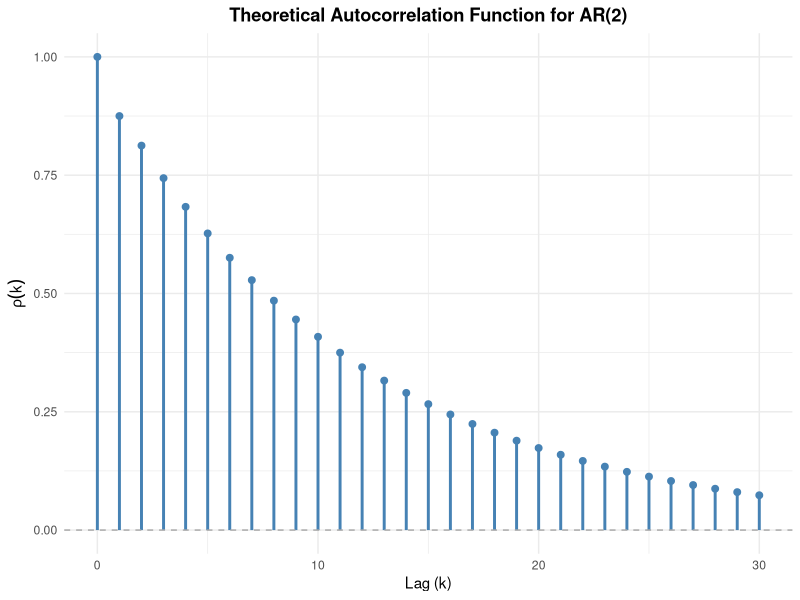
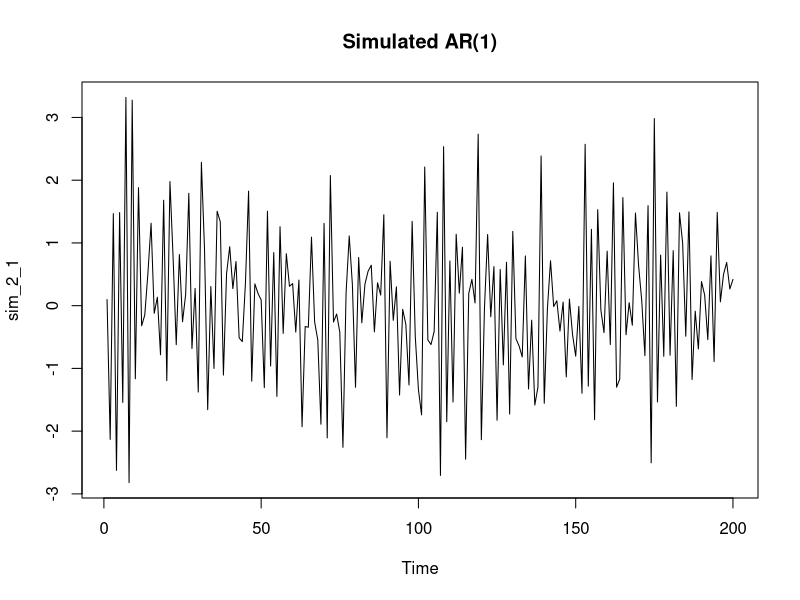
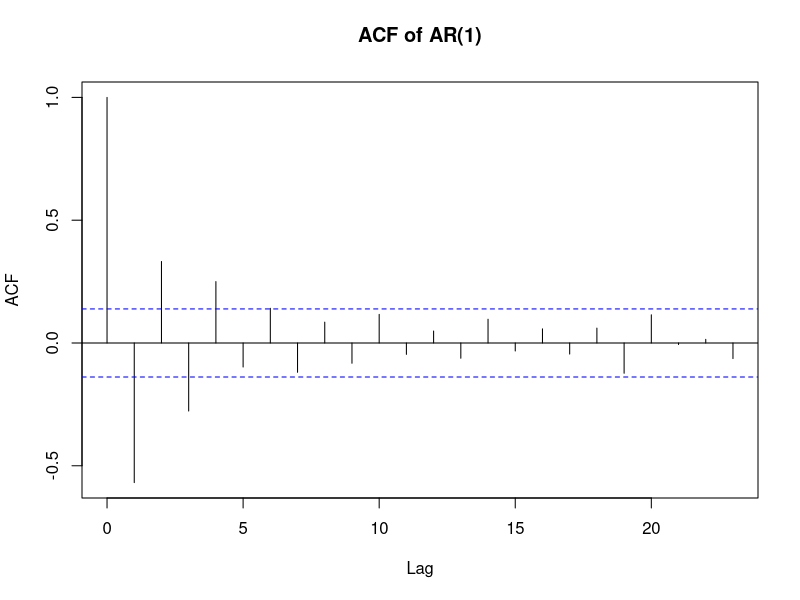
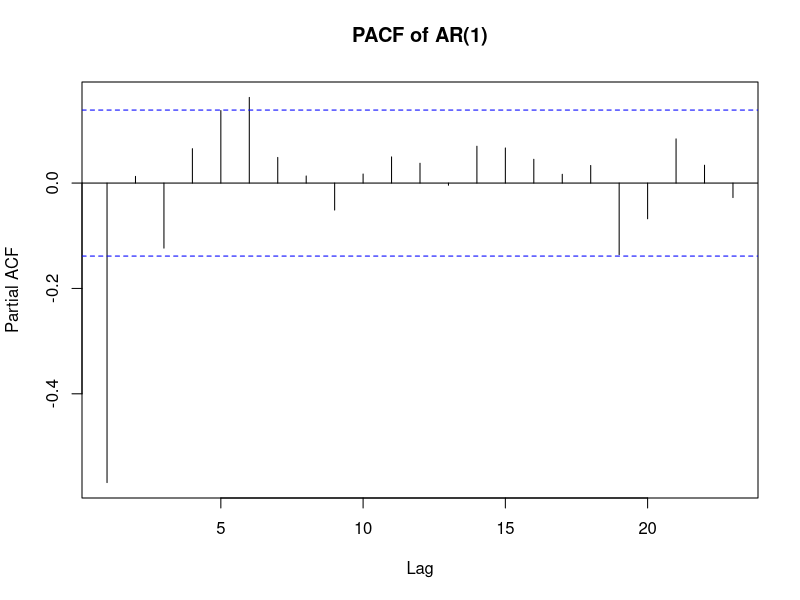
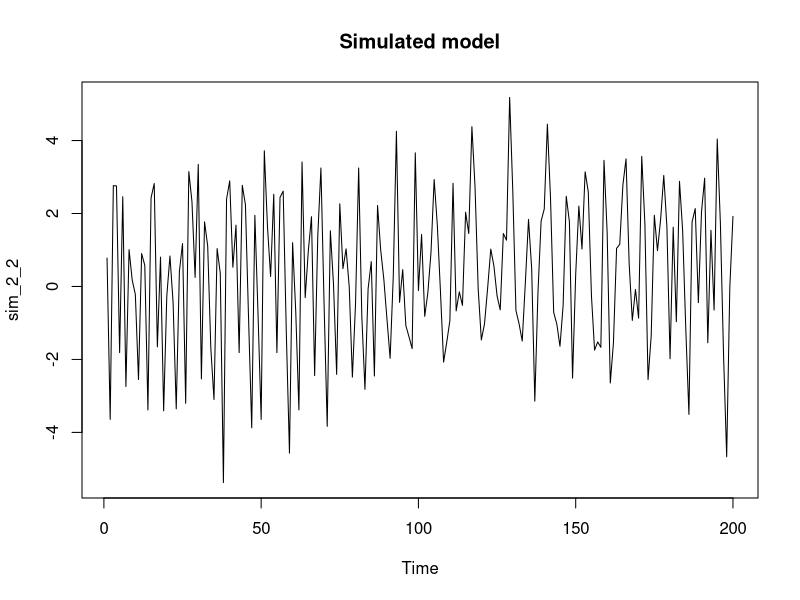
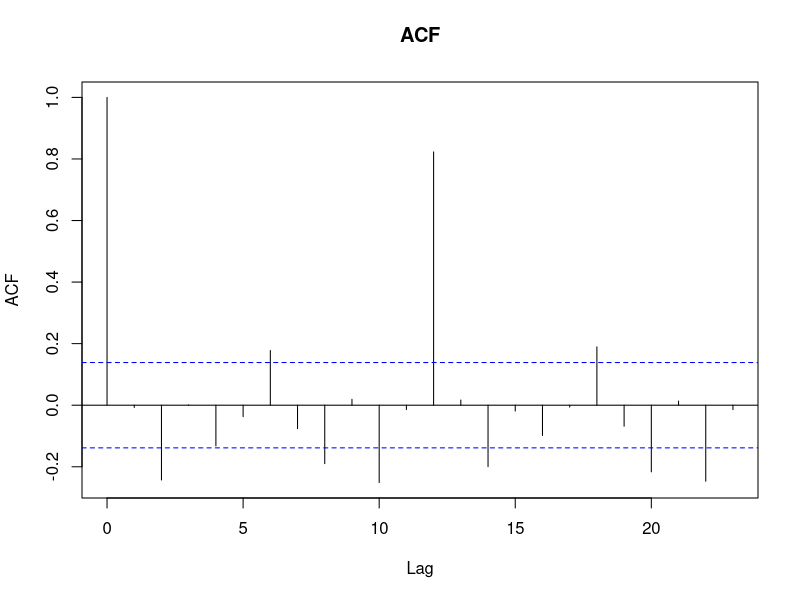
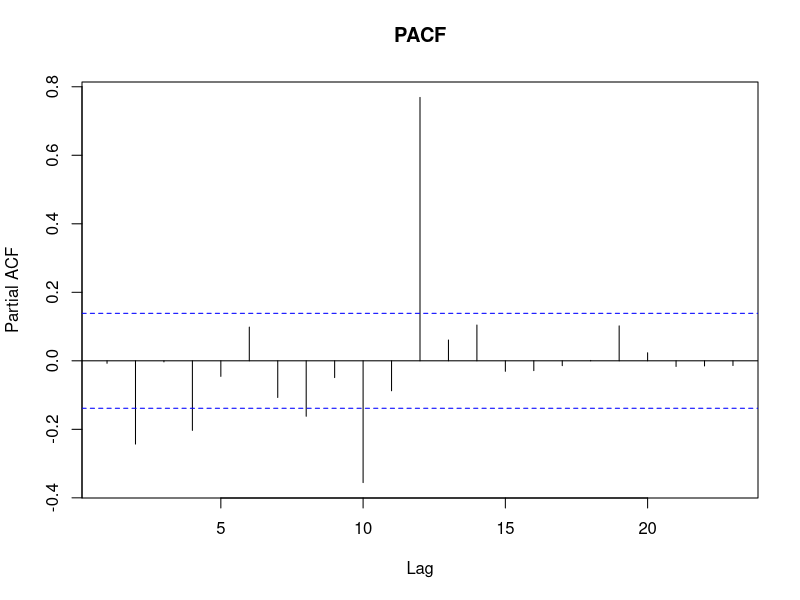
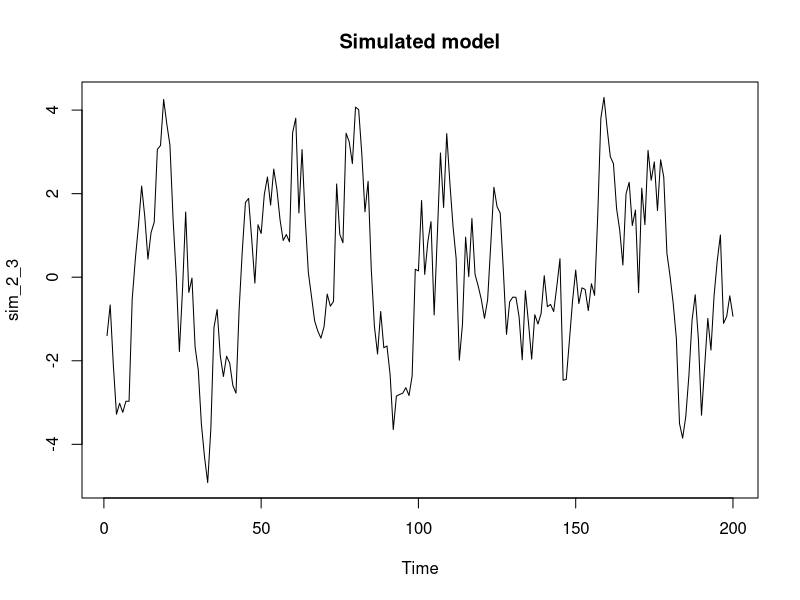

These charts were generated, in order, by the following R code: (Note: this script raises an error after producing the figures.)
## ---- chunk 1
knitr::opts_chunk$set(echo = TRUE)
library(ggplot2)
## ---- chunk 2
# Input
phi_1 <- -0.7
phi_2 <- -0.2
n_lag = 30


rho <- numeric(n_lag +1)

# Calculate autocorrelation (1-indexed)
rho[1] = 1                            #k=0
rho[2] = -phi_1 / ( 1 + phi_2)        #k=1

#Calculate for k=2,...,30
for (k in 3:(n_lag + 1)) {
  rho[k] = -phi_1 * rho[k-1] - phi_2 * rho[k-2]
}

#df for ggplot
acf_df <- data.frame(
  lag = 0:n_lag,
  autocorrelation = rho
)


# plot - hjálp frá ai
acf_plot <- 
  ggplot(acf_df, aes(x = lag, y = autocorrelation)) +
  # vertical lines from y=0 to the rho value
  geom_segment(aes(xend = lag, yend = 0), color = "steelblue", linewidth = 1) + 
  # Add dots at the tips for a polished look
  geom_point(color = "steelblue", size = 2) + 
  # Add the dashed zero line
  geom_hline(yintercept = 0, linetype = "dashed", color = "darkgray") + 
  # Add labels and formatting
  labs(
    title = "Theoretical Autocorrelation Function for AR(2)",
    x = "Lag (k)",
    y = expression(rho(k))
  ) +
  theme_minimal() + # A clean, modern theme
  theme(plot.title = element_text(hjust = 0.5, face = "bold")) # Center the title

print(acf_plot)
ggsave("myndir/acf_plot.png", plot = acf_plot, width = 8, height = 5, dpi = 300)


## ---- chunk 3
sim_2_1 <- arima.sim(model = list(ar=-0.6), n=200) # -0.6 af thvi ad R vill hafa thetta a forminu [X_t = phi_1*X_{t-1} + epsilon] en vid gerum [X_t + phi_1 * X_{t-1} = epsilon]

plot(sim_2_1, main="Simulated AR(1)")
acf(sim_2_1, main="ACF of AR(1)")
pacf(sim_2_1, main="PACF of AR(1)")

 
png("myndir/plot_2_1.png", width = 2400, height = 1600, res = 300)


layout(matrix(c(1, 1, 2, 3), nrow = 2, byrow = TRUE))
plot(sim_2_1, main="Simulated AR(1)")
acf(sim_2_1, main="ACF of AR(1)")
pacf(sim_2_1, main="PACF of AR(1)")


dev.off()
## ---- chunk 4

sim_2_2 = arima.sim(model = list(ar = c(rep(0,11),0.9)), n=200)

plot(sim_2_2, main="Simulated model")
acf(sim_2_2, main="ACF")
pacf(sim_2_2, main="PACF")

png("myndir/plot_2_2.png", width = 2400, height = 1600, res = 300)


layout(matrix(c(1, 1, 2, 3), nrow = 2, byrow = TRUE))
plot(sim_2_2, main="Simulated model")
acf(sim_2_2, main="ACF")
pacf(sim_2_2, main="PACF")


dev.off()

## ---- chunk 5

sim_2_3 = arima.sim(model = list(ar=0.9, ma = c(rep(0,11),-0.7)), n=200)

plot(sim_2_3, main="Simulated model")
acf(sim_2_3, main="ACF")
pacf(sim_2_3, main="PACF")

png("myndir/plot_2_3.png", width = 2400, height = 1600, res = 300)

layout(matrix(c(1, 1, 2, 3), nrow = 2, byrow = TRUE))
plot(sim_2_3, main="Simulated model")
acf(sim_2_3, main="ACF")
pacf(sim_2_3, main="PACF")

dev.off()

## ---- chunk 6

sim_2_4_ = arima.sim(model = list(ar=-0.6, ar = c(rep(0,11),-0.8)), n=200)

plot(sim_2_4, main="Simulated model")
acf(sim_2_4, main="ACF"); pacf(sim_2_4_2, main="PACF")

png("myndir/plot_2_4.png", width=2400, height=1600, res=300)
layout(matrix(c(1,1,2,3), nrow=2, byrow=TRUE))
plot(sim_2_4, main="Simulated model")
acf(sim_2_4, main="ACF")
pacf(sim_2_4, main="PACF")
dev.off()
## ---- chunk 7

sim_2_5 = arima.sim(model = list(ma = c(0.4, rep(0, 10), -0.8, -0.32)), n=200)
plot(sim_2_5, main="Simulated model")
acf(sim_2_5, main="ACF")
pacf(sim_2_5, main="PACF")

png("myndir/plot_2_5.png", width = 2400, height = 1600, res = 300)

layout(matrix(c(1, 1, 2, 3), nrow = 2, byrow = TRUE))
plot(sim_2_5, main="Simulated model")
acf(sim_2_5, main="ACF")
pacf(sim_2_5, main="PACF")

dev.off()

## ---- chunk 8

sim_2_6 = arima.sim(model = list(
    ar = c(rep(0, 11), 0.7),
    ma = -0.4
    ), n=200)

plot(sim_2_6, main="Simulated model")
acf(sim_2_6, main="ACF")
pacf(sim_2_6, main="PACF")

png("myndir/plot_2_6.png", width = 2400, height = 1600, res = 300)

layout(matrix(c(1, 1, 2, 3), nrow = 2, byrow = TRUE))
plot(sim_2_6, main="Simulated model")
acf(sim_2_6, main="ACF")
pacf(sim_2_6, main="PACF")

dev.off()
